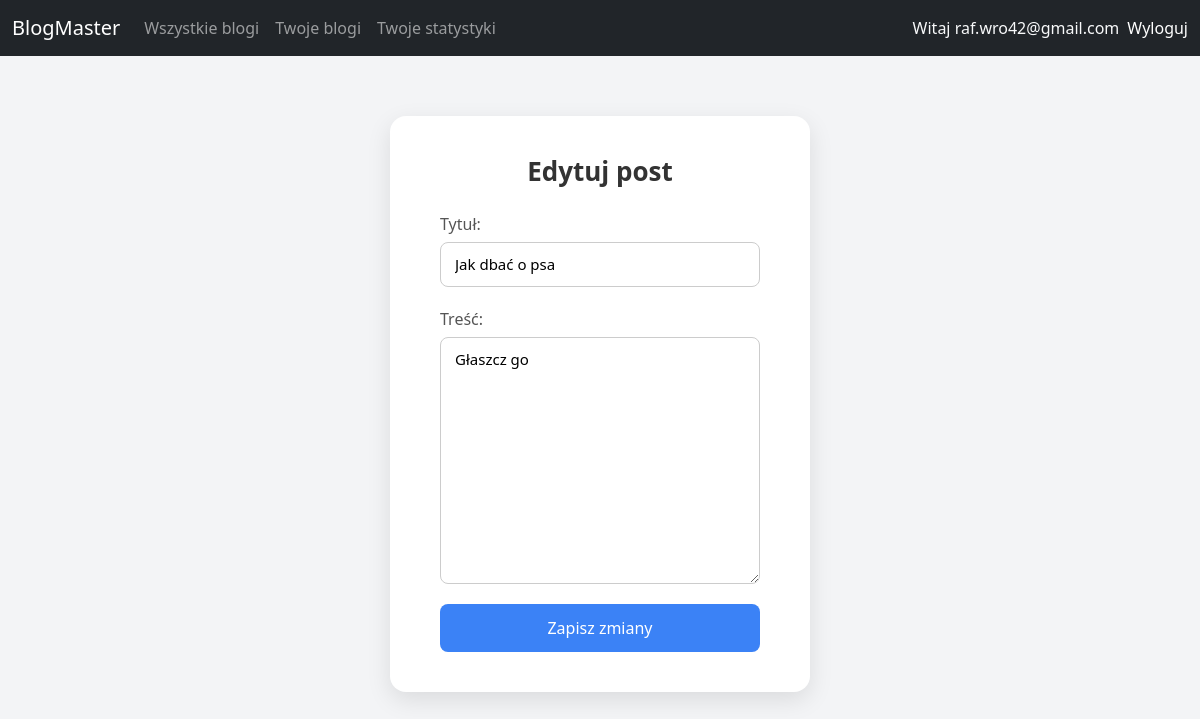
/posts/1/edit/ (signed in), run on an earlier commit of the app's database.
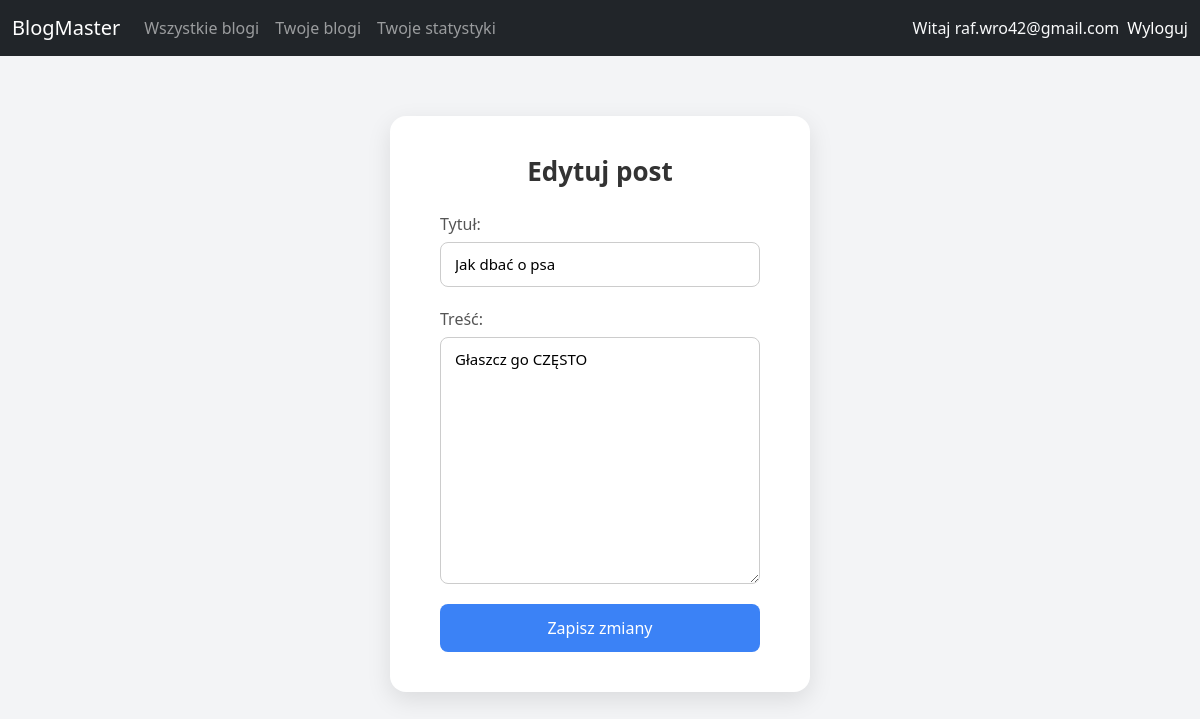
And on a later commit of the database.
### posts/models.py (models this page shows, shortened)
class Post(models.Model):
    blog = models.ForeignKey(Blog, on_delete=models.CASCADE, related_name='posts')
    author = models.ForeignKey(User, on_delete=models.SET_NULL, null=True)
    title = models.CharField(max_length=200)
    content = models.TextField()
    created_at = models.DateTimeField(auto_now_add=True)
    updated_at = models.DateTimeField(auto_now=True)
    likes = models.ManyToManyField(User, related_name="liked_posts", blank=True)

### posts/views.py (the view)
# urls.py: path('<int:pk>/edit/', post_edit, name='post_edit'),
@login_required
def post_edit(request, pk):
    post = get_object_or_404(Post, pk=pk, author=request.user)
    if request.method == 'POST':
        form = PostForm(request.POST, instance=post)
        if form.is_valid():
            form.save()
            return redirect('blog_detail', pk=post.blog.pk)
    else:
        form = PostForm(instance=post)
    return render(request, 'posts/post_form.html', {
        'form': form,
        'blog': post.blog,
        'is_edit': True,
    })

### posts/forms.py
class PostForm(forms.ModelForm):
    class Meta:
        model = Post
        fields = ['title', 'content']
        labels = {
            'title': 'Tytuł',
            'content': 'Treść',
        }

### posts/templates/posts/post_form.html (shortened to what this page needs)
{% extends 'base.html' %}
{% block content %}
<div class="form-container">
  <h1>
    {% if is_edit %}
      Edytuj post
    {% else %}
      Dodaj post
    {% endif %}
  </h1>
  <form method="post">
    {{ form.as_p }}
    <button type="submit" class="btn-submit">
      {% if is_edit %}
        Zapisz zmiany
      {% else %}
        Dodaj post
      {% endif %}
    </button>
  </form>
</div>
{% endblock %}

What changed in the data, as far as the page shows it:
changed Post "Jak dbać o psa": content "Głaszcz go" → "Głaszcz go CZĘSTO"
